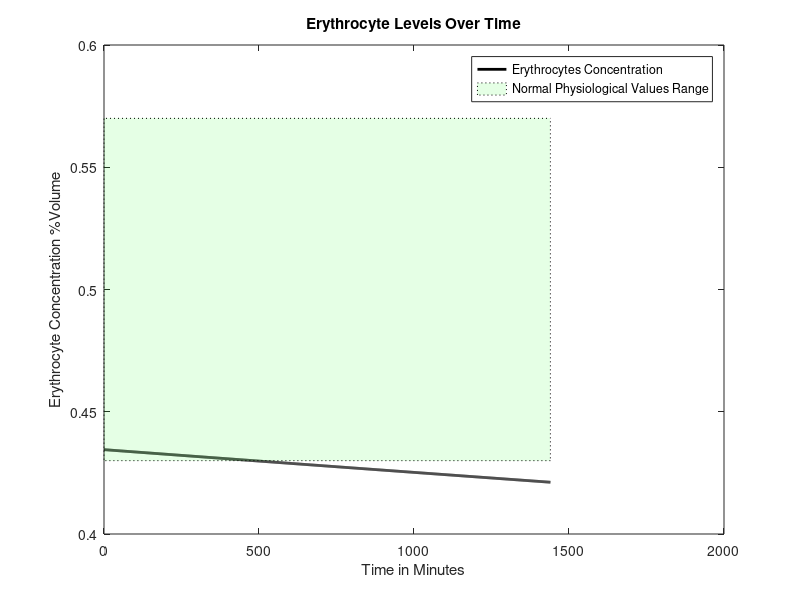
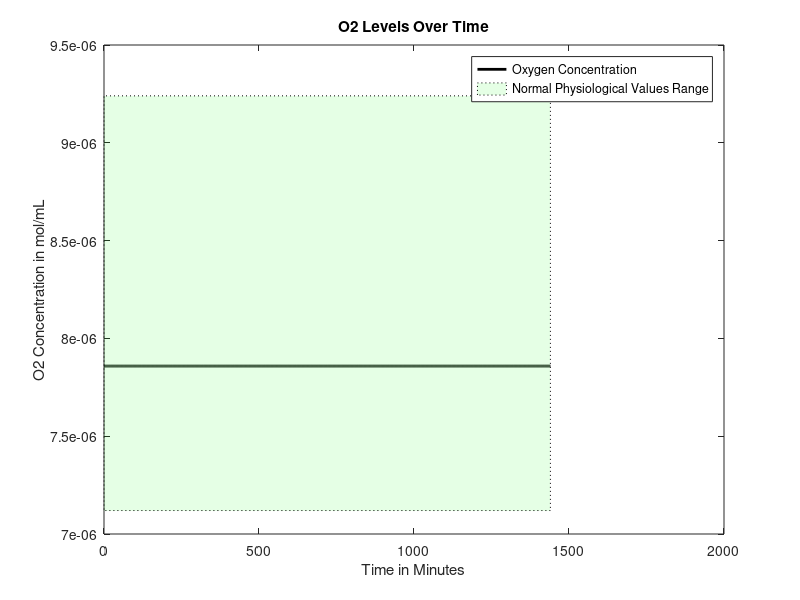
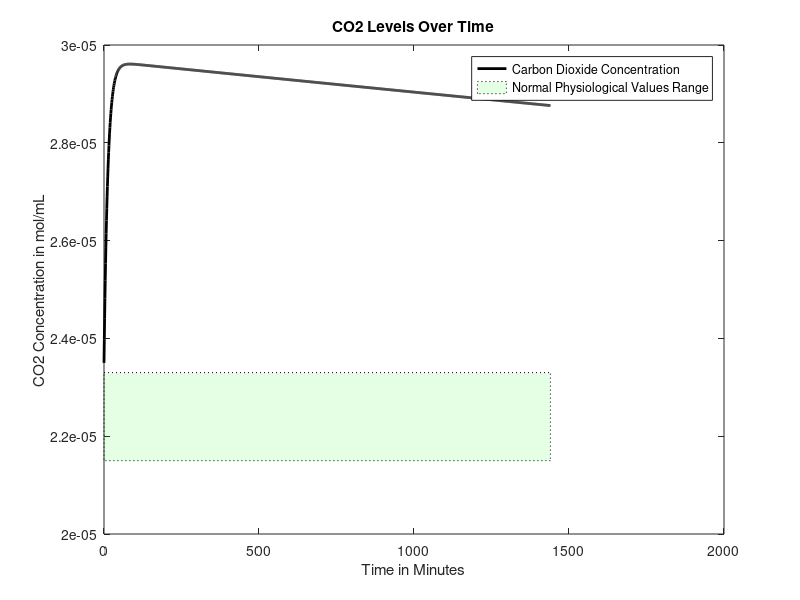
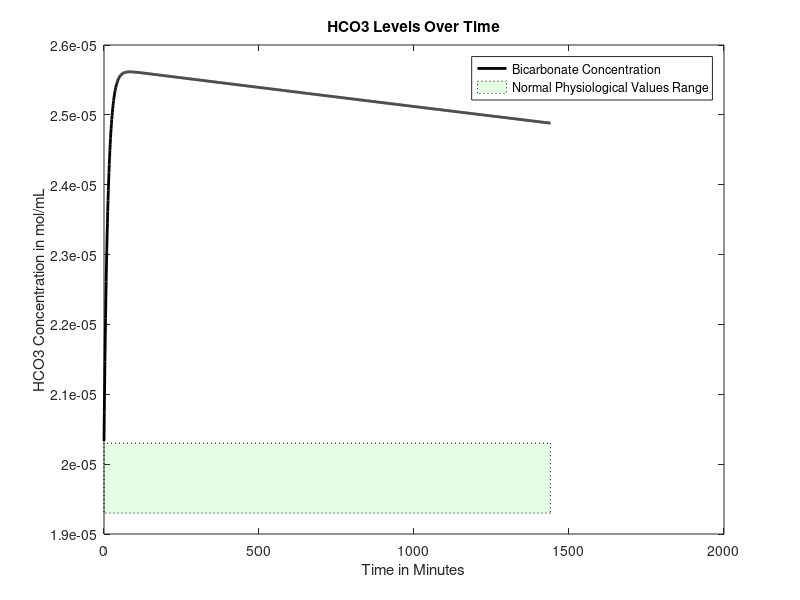

Recreate these plots in MATLAB, in order.
function mainfunctionfinal()

age = 50;%30; %Age in years
gender = 0; %Gender, 0=male, 1=female
mass = 70; %Weight in kg
anemia = 1; %Is the patient anemic? 1 if yes, 0 if no
bleed = 521400000; %Bleeding rate in erythrocytes/min, if anemic
FerritinStores = 0; %Stored moles of iron in liver as ferritin. 0.0179 is standard, but can be adjusted to represent normal levels, severe anemia, or intervention

RQ=0.825;%reaction quotient for the body tissues generally

%if/else statement that sets heart rate based on age, in bpm
if (40>=age) 
    baseheartrate = 60;
else 
    baseheartrate= 70;
end

%Intake of various nutrients included in the model. Can be adjusted to
%represent the patient's diet
carbs=130; %carbs in grams
calciumintake=1000; % calcium intake in milligrams
sodiumintake=500; % sodium intake in milligrams

%if statement that varies iron intake between genders, in order to account
%for differences in diet as well as menstruation in females
if gender==1
    ironintake=8;
else
    ironintake=18;
end

basebloodweight=0.07*mass; %sets mass of blood in the body based on percentage composition of blood and bodyweight
bloodflow0 = 1000*basebloodweight/1.06; %blood flow out of heart per minute in mL, divided by density of 1.06 g/mL 


if gender == 0 %if loop sets volume percentage of red blood cells based on gender
    cE0 = 0.4345;
elseif gender == 1
    cE0 = 0.402;
end

basehemoglobin=34.52243959*basebloodweight*10*cE0; %total hemoglobin, in grams, that is initially  present in the body
hemoglobin=basehemoglobin;
valueofhemoglobin=hemoglobin;
%set concentration of O2 and CO2 in mol/mL at BTP in venous blood
cO2 = 0.00000785855;
cCO2 = 0.0000235;
%concentration of bicarbonate in venous blood, in mol/L
cHCO3 = 0.00002033;
%concnetartion of glucose in mol/mL
cGlucose = 0.0000055;
%Na concentration in mol/mL
cNa = 0.000137;
%Concentration of Ca in mol/mL
cCa = 0.00000248;
%Concentration of iron in mol/mL
cIron = 7.2231e-06;

% cvector = concentration vector, [cE, cNa, cCa, cIron, cGlucose, cO2,
% cCO2, cHCO3], where c = "concentration of", and the letters are our
% components
cvector0 = [cE0 cO2 cCO2 cHCO3 cGlucose cNa cCa cIron]; %concentration in the blood, in moles? mL/mL of blood

%initialize tracking vectors for all components, for graphing purposes
cEtrack=[cvector0(1)];
cO2track=[cvector0(2)];
cCO2track=[cvector0(3)];
cHCO3track=[cvector0(4)];
cGlucosetrack=[cvector0(5)];
cNatrack=[cvector0(6)];
cCatrack=[cvector0(7)];
cIrontrack=[cvector0(8)];
heartratetrack = [baseheartrate];
bloodflowvec=[bloodflow0];
hemovec=[valueofhemoglobin];

%base blood pressure and associated vector, begins at an average of 100
%mmHg
baseBP=100;
BPvec=[baseBP];
for loop=1:1440
    
    %heart rate changes based on erythrocyte concentration in order to
    %maintain nutrient supply to the body
    heartrate=(baseheartrate*cE0*basebloodweight)/(cvector0(1)*basebloodweight);
    bloodflow0 = (heartrate/baseheartrate)*(1000*basebloodweight/1.06);
    
    
    %Run initial venous blood through the heart
    [bloodflow, cvector, Ci] = lungs(bloodflow0, cvector0, anemia, basehemoglobin, hemoglobin);
    %Run blood from lungs to the heart
    [bloodflow, cvector1] = heart(bloodflow, cvector, mass, Ci, basehemoglobin, hemoglobin);
   
    
    
    %Volumetric flow rate in and out of liver (mL/min)
    %Vi=Vj=V=100mL/min per 100g liver
    
    if (18<=age) && (age<50)
        V=452+16.34*mass+11.85*age-166*gender;
    else
        V=1390+15.94*mass-12.86*age;
    end
    
    %These three values are the blood flows that go from the heart to each
    %organ
    BFbraini=0.15*bloodflow;
    BFliveri=V;
    BFotherbloodi=bloodflow-BFbraini-0.3*BFliveri;
    %Process each of these three blood flows in their respective organs
    [BFbrainj, cvectorbrainj] = brain(BFbraini, cvector1, mass, Ci, basehemoglobin, hemoglobin);
    
    [BFotherbloodj, cvectorotherbloodj] = otherblood(BFotherbloodi, cvector1, carbs, calciumintake, sodiumintake, ironintake, Ci, RQ, anemia, bleed, basehemoglobin, hemoglobin);
    
    Mvectorotherbloodliver=0.7*V*cvectorotherbloodj;
    Mvectorheart=0.3*V*cvector1;
    cvectorliverin=(Mvectorotherbloodliver+Mvectorheart)/V;
    
    [BFliverj, cvectorliverj, FerritinStores1] = liver(BFliveri,cvectorliverin,gender,mass,Ci,FerritinStores, basehemoglobin, hemoglobin);
    %Redirect blood from liver to other blood and mix the two
    FerritinStores=FerritinStores1;
    Mvectorotherbloodj=(cvectorotherbloodj*(BFotherbloodj-0.7*V))+(cvectorliverj*BFliverj);
    %Add the blood flow from other blood and liver to get new blood volume
    BFotherbloodj=BFotherbloodj-0.7*V+BFliverj;
    %Weighted average to get a new concentration vector
    cvectorotherbloodj=Mvectorotherbloodj/BFotherbloodj;
    %Send 25% of the blood flow to the kidneys
    BFkidneyi=0.25*(BFbrainj+BFotherbloodj);
    %Subtract blood sent to kidneys from other blood
    BFotherbloodj=BFotherbloodj-BFkidneyi;
    %Have the kidneys process the blood they receive
    [BFkidneyj, cvectorkidneyj] = kidney(BFkidneyi, cvectorotherbloodj,RQ,mass, Ci, V, basehemoglobin, hemoglobin, anemia);
    %Send blood processed in kidneys back to other blood, pool with brain, create Mvector
    Mvectorotherblood=(BFotherbloodj*cvectorotherbloodj)+(BFkidneyj*cvectorkidneyj)+(BFbrainj*cvectorbrainj);
    %Reset the bloodflow back into the lungs to the blood flow we just computed
    bloodflow0=BFotherbloodj+BFkidneyj+BFbrainj;
    bloodflowvec=[bloodflowvec bloodflow0];
    %bloodflow0 = 1000*bloodweight/1.06;
    %Recompute cvector0 by dividing Mvectorotherblood by bloodflow0
    cvector0=Mvectorotherblood/bloodflow0;
    
    cEtrack=[cEtrack cvector0(1)];
    cO2track=[cO2track cvector0(2)];
    cCO2track=[cCO2track cvector0(3)];
    cHCO3track=[cHCO3track cvector0(4)];
    cGlucosetrack=[cGlucosetrack cvector0(5)];
    cNatrack=[cNatrack cvector0(6)];
    cCatrack=[cCatrack cvector0(7)];
    cIrontrack=[cIrontrack cvector0(8)];
    heartratetrack = [heartratetrack heartrate];
    
    %A is a matrix of values across the system, for diagnostic purposes
    A = [cvector; cvector1; cvectorbrainj; cvectorotherbloodj; cvectorliverj; cvectorkidneyj; cvector0];
    %equation that calculates blood pressure based on viscosity
    BP=baseBP*(1.8886*(cvector0(1)/cE0)-0.8886);
    BPvec=[BPvec BP];
    valueofhemoglobin=34.52243959*basebloodweight*10*cvector0(1);
    hemovec=[hemovec valueofhemoglobin];
end


figure
plot(0:loop(end),cEtrack,'k','LineWidth',2, 'DisplayName', 'Erythrocytes Concentration')
title('Erythrocyte Levels Over Time')
xlabel('Time in Minutes')
ylabel('Erythrocyte Concentration %Volume')
v1 = [0 .43; loop(end) .43; loop(end) .57; 0 .57;];
f1 = [1 2 3 4];
patch('Faces',f1,'Vertices',v1,'FaceColor','green','FaceAlpha',.1, 'LineStyle',':', 'DisplayName','Normal Physiological Values Range');
legend


figure
plot(0:loop(end),cO2track,'k','LineWidth',2, 'DisplayName', 'Oxygen Concentration')
title('O2 Levels Over Time')
xlabel('Time in Minutes')
ylabel('O2 Concentration in mol/mL')
v1 = [0 7.12e-6; loop(end) 7.12e-6; loop(end) 9.24e-6; 0 9.24e-6;];
f1 = [1 2 3 4];
patch('Faces',f1,'Vertices',v1,'FaceColor','green','FaceAlpha',.1,'LineStyle',':', 'DisplayName','Normal Physiological Values Range');
legend

figure
plot(0:loop(end),cCO2track,'k','LineWidth',2, 'DisplayName', 'Carbon Dioxide Concentration')
title('CO2 Levels Over Time')
xlabel('Time in Minutes')
ylabel('CO2 Concentration in mol/mL')
v1 = [0 2.15e-5; loop(end) 2.15e-5; loop(end) 2.33e-5; 0 2.33e-5;];
f1 = [1 2 3 4];
patch('Faces',f1,'Vertices',v1,'FaceColor','green','FaceAlpha',.1, 'LineStyle',':', 'DisplayName','Normal Physiological Values Range');
legend

figure
plot(0:loop(end),cHCO3track,'k','LineWidth',2, 'DisplayName', 'Bicarbonate Concentration')
title('HCO3 Levels Over Time')
xlabel('Time in Minutes')
ylabel('HCO3 Concentration in mol/mL')
v1 = [0 1.93e-5; loop(end) 1.93e-5; loop(end) 2.03e-5; 0 2.03e-5;];
f1 = [1 2 3 4];
patch('Faces',f1,'Vertices',v1,'FaceColor','green','FaceAlpha',.1, 'LineStyle',':', 'DisplayName','Normal Physiological Values Range');
legend

figure
plot(0:loop(end),cGlucosetrack,'k','LineWidth',2, 'DisplayName', 'Glucose Concentration')
title('Glucose Levels Over Time')
xlabel('Time in Minutes')
ylabel('Glucose Concentration in mol/mL')
v1 = [0 3.8855e-6; loop(end) 3.8855e-6; loop(end) 9.991e-6; 0 9.991e-6;];
f1 = [1 2 3 4];
patch('Faces',f1,'Vertices',v1,'FaceColor','green','FaceAlpha',.1, 'LineStyle',':', 'DisplayName','Normal Physiological Values Range');
legend

figure
plot(0:loop(end),cNatrack,'k','LineWidth',2, 'DisplayName', 'Sodium Concentration')
title('Na Levels Over Time')
xlabel('Time in Minutes')
ylabel('Na Concentration in mol/mL')
v1 = [0 1.35e-4; loop(end) 1.35e-4; loop(end) 1.45e-4; 0 1.45e-4;];
f1 = [1 2 3 4];
patch('Faces',f1,'Vertices',v1,'FaceColor','green','FaceAlpha',.1, 'LineStyle',':', 'DisplayName','Normal Physiological Values Range');
legend

figure
plot(0:loop(end),cCatrack,'k','LineWidth',2, 'DisplayName', 'Calcium Concentration')
title('Ca Levels Over Time')
xlabel('Time in Minutes')
ylabel('Ca Concentration in mol/mL')
v1 = [0 2.2e-6; loop(end) 2.2e-6; loop(end) 2.7e-6; 0 2.7e-6;];
f1 = [1 2 3 4];
patch('Faces',f1,'Vertices',v1,'FaceColor','green','FaceAlpha',.1, 'LineStyle',':', 'DisplayName','Normal Physiological Values Range');
legend

figure
plot(0:loop(end),cIrontrack,'k','LineWidth',2, 'DisplayName', 'Iron Concentration')
title('Iron Levels Over Time')
xlabel('Time in Minutes')
ylabel('Iron Concentration in mol/mL')

figure
plot(0:loop(end),hemovec,'k','LineWidth',2, 'DisplayName', 'Iron Concentration')
title('Hemoglobin Levels Over Time')
xlabel('Time in Minutes')
ylabel('Hemoglobin in g')

figure
plot(0:loop(end),BPvec,'k','LineWidth',2, 'DisplayName', 'Iron Concentration')
title('Average Blood Pressure Over Time')
xlabel('Time in Minutes')
ylabel('Blood Pressure in mmHg')
end

function [bloodout, Cout, Ci] = lungs(vblood, Cvector, anemia, basehemoglobin, hemoglobin)


Cout = [];

Co = 0.21e-4; %concentration of oxygen in alveoli (21% b/c air)
P = 7.39e-3*60; %cm/min, membrane permeability constant for alveoli
if anemia == 1
    A = 1000000; %cm^2, surface area of alveoli under extreme conditions
else
    A = 700000; %cm^2, surface area of alveoli under normal conditions
end
Ci = (Cvector(2)*0.08206*310.15)/(0.0526*1000); %mL/mL, concentration of oxygen in blood, convert mol to mL
                                                %with partial pressure of
                                                %oxygen going into lungs
                                                %(40 mmHg)
ViO2 = P*A*(Co - Ci); %mL/min
ViO2 = ViO2*(hemoglobin/basehemoglobin);
%convert ViO2 to mol/min
niO2 = (ViO2*1)/(0.08206*310.15); %mol/min; convert mL to mol with pressure being atmospheric pressure
niO2 = niO2/15; %divide molar flow rate by respiratory rate
C = niO2/(vblood*1.5); %mol/mL, divide by conversion factor of 1.5

Ci = C*vblood*(hemoglobin/basehemoglobin); %concentration of oxygen from which other organs consume

nO2i = vblood*Cvector(2) + Ci;
nO2cons = 0.05*Ci/(hemoglobin/basehemoglobin);
nO2j = nO2i - nO2cons; %oxygen out, mol/min
Cout(2) = nO2j/vblood; %mol/mL


% Finding volumetric flow rate out of carbon dioxide
nCO2i = vblood*Cvector(3);
nCO2cons = nCO2i*(1-(48/52)); %vblood(mL/min) and concentration of blood consumed (mol/mL)
nCO2j = nCO2i - nCO2cons; %CO2 out, L/min
Cout(3) = nCO2j/vblood;


% Finding volumetric flow rate out of bicarbonate
rHCO3CO2 = Cvector(4)/Cvector(3); %ratio of bicarbonate to carbon dioxide in blood leaving lungs
nHCO3j = rHCO3CO2*nCO2j; %HCO3 out, mol/min
Cout(4) = nHCO3j/vblood;

% Finding volumetric flow rate out of calcium
Cout(7) = Cvector(7); %calcium out, L/min

Cout(8) = Cvector(8); %iron concentration doesn't change in lungs
% Finding volumetric flow rate out of sodium
Cout(6) = Cvector(6); %sodium out, L/min

% Finding volumetric flow rate out of erythrocytes
Cout(1) = Cvector(1);

% Finding volumetric flow rate out of glucose

nglucosecons = nO2cons/6; %molar flow rate of glucose consumed, mol/min, in terms of O2 consumed
nGlucosei = Cvector(5)*vblood;
nGlucosej = nGlucosei - nglucosecons; %molar flow rate of glucose out, mol/min
Cout(5) = nGlucosej/vblood;
bloodout = vblood;
end

function [bloodflowj, cvectorj] = brain(bloodflowi, cvectori, mass, Ci, basehemoglobin, hemoglobin)
%Blood volume conserved
bloodflowj=bloodflowi;

brainmass=0.02*mass*1000; %gives brain mass in grams as 2% body mass
Mvector=bloodflowi*cvectori;
%Create a null vector for cvectorj
cvectorj=zeros(1,8);
%Sets inflows equal to outflows for erythrocytes, Na, Ca, Iron
cvectorj(1)=cvectori(1);
cvectorj(6)=cvectori(6);
cvectorj(7)=cvectori(7);
cvectorj(8)=cvectori(8);

%Consume oxygen at 18.4% of intake rate
MO2j=Mvector(2)-0.184*Ci;
%Consume glucose at a rate of 5.6 mg per 100g brain mass per minute
MGlucosej=Mvector(5)-(0.00003108*(brainmass/100));%moles of glucose in - glucose requirements per mon in moles/minute
%Calculate CO2 produced based on glucose consumed via respiration equation
MCO2j=Mvector(3)+6*(0.6660746/1440);
%Calculate HCO3 made when the CO2 is produced
rHCO3CO2=Mvector(4)/Mvector(3); %ratio of bicarbonate to carbon dioxide in blood leaving lungs
HCO3j=Mvector(4)+rHCO3CO2*6*(0.6660746/1440);

%Calculate values above as concentrations and add them to cvectorj
cvectorj(2)=MO2j/bloodflowj;
cvectorj(5)=MGlucosej/bloodflowj;
cvectorj(3)=MCO2j/bloodflowj;
cvectorj(4)=HCO3j/bloodflowj;

end

function [outflow, Cout] = heart(flow,Cvector,weight, Ci, basehemoglobin, hemoglobin)

Cout = [];

% Finding concentration out of glucose
Cout(5)=Cvector(5);
% Finding concentration out of erythrocytes
Cout(1)=Cvector(1);
% Finding concentration out of sodium
Cout(6)=Cvector(6);
% Finding concentration out of iron
Cout(8)=Cvector(8);
% Finding concentration out of calcium
Cout(7)=Cvector(7);

heartmass = weight*.003;
nO2cons = 0.116*Ci/(hemoglobin/basehemoglobin); %mL/min*mol/mL=mol/min
Cout(2) = (Cvector(2)*flow - nO2cons)/flow;
CO2gen = .7*nO2cons; %using respiratory quotient in the heart
Cout(3) = (Cvector(3)*flow + CO2gen)/flow;
rHCO3CO2 = Cvector(4)/Cvector(3); %ratio of bicarbonate to carbon dioxide in blood leaving lungs
nHCO3j = rHCO3CO2*CO2gen; %HCO3 out, mol/min
Cout(4) = (Cvector(4)*flow + nHCO3j)/flow;

outflow = flow;
end




function [bloodflowj, cvectorout, FerritinStores1]=liver(V,cvectori,G,mass,Ci,FerritinStores, basehemoglobin, hemoglobin)
%This function will deliver output volumetric flow rates for the concentration of
%the 8 components (mol/mLmin) out of the liver
%Input: G=Gender (1 if female, 0 if male)
%W=weight of person (kg); A=age of person (years)
%cvectorout=[cE,cO2,cCO2,cHCO3,cGlucose,cNa,cCa,cFe)

%Initializes cvectorout
cvectorout=[0,0,0,0,0,0,0,0];



%Calculates concentration flow rate of red blood cells out
%p=blood density in amount per mL
%Vbody=Volume of body in mL. Calculating assuming 7% of total body weight
%is blood, then divided by density of blood to find volume of blood
%RBCj=raw numerical flow rate of red blood cells out/min
%RBCi=raw numerical flow rate of RBC in/min
%nRBCj=molar flow rate of RBC out/min
%RBCcons=consumption rate of RBC/min
%No generation of RBC in liver

p=1.2e10; %number of red blood cells per mL of PURE red blood cells

%Calculate volume of the body
Vblood=0.07*mass*1000/1.056;
%Calculate the number of RBCs entering liver based on concentration,
%flow rate, and pure RBC density
RBCi=p*V*cvectori(1);

%Consume 0.8% of RBCs based on body size
RBCcons=5.55555e-6*cvectori(1)*Vblood;
%Find pure volume of RBCs now present based on number and density
VRBCj=(RBCi-RBCcons)/p;
%Calculate volume of plasma that entered
Vplasma=V*(1-cvectori(1));
%Calculate new concentrations based on volumeRBCs/total volume
cvectorout(1)=VRBCj/(VRBCj+Vplasma);
%Bloodflow out = blood cells out + plasma volume
bloodflowj=V;%Vplasma+VRBCj;

%Calculates concentration flow rate of O2 out
%No generation of O2
%nO2i=molar flow rate of O2/min in
%nO2j=molar flow rate of O2/min out
%nO2cons=molar consumption rate of O2/min
nO2i= cvectori(2)*V;
nO2cons=0.204*Ci/(hemoglobin/basehemoglobin);
nO2j=nO2i-nO2cons;
cvectorout(2)=nO2j/V;

%Calculates the required intake of protein in grams/min given a
%person's demographic information
%dprotein=daily protein intake in g/day
%protein=protein intake in g/min
dprotein=0.8*mass;
protein=dprotein/1440;

%Calculates concentration flow rate of CO2 out
%nCO2i=molar flow rate of CO2/min in
%nCO2j=molar flow rate of CO2/min out
%nCO2gen=molar flow rate of CO2/min generated
%RQ=Respiratory Quotient=mol CO2 produced/mol O2 consumed
RQ=0.825;
rHCO3CO2 = cvectori(4)/cvectori(3);
nCO2gen=RQ*nO2cons;
nCO2i=cvectori(3)*V;
nCO2j=nCO2i+nCO2gen-((protein/100)/rHCO3CO2);
cvectorout(3)=nCO2j/V;


%Calculates the concentration flow rate of Bicarbonate out
%Assume no generation of bicarbonate
%1mole bicarbonate ions consumed by liver per 100g protein/day
%rHCO3CO2 = cvectori(4)/cvectori(3); %ratio of bicarbonate to carbon dioxide in blood leaving lungs
nHCO3gen = rHCO3CO2*nCO2gen; %HCO3 out, mol/min
nHCO3i=cvectori(4)*V;
nHCO3j=nHCO3i-(protein/100)+nHCO3gen;
cvectorout(4)=nHCO3j/V;

%Calculates the concentration flow rate of Na+ out
%Assume no generation of Na+, only in, out, and consumption
%nNai=molar flow rate of sodium in
%nNacons=molar flow rate of sodium consumed given that 10% of bile salts
%are consumed, approx 600mL are produced per day, and there are 135mM Na+
%ions in bile.
%nNaj=molar flow rate of sodium out
nNacons=9.375e-9;
nNai=cvectori(6)*V;
nNaj=nNai-nNacons;
cvectorout(6)=nNaj/V;

%Calculates the concentration flow rate of Ca2+ out
%Assume no generation nor consumption.
%cCai=concentration flow rate of Ca2+ in mol/mLmin in
%cCaj=concentration flow rate of Ca2+ in mol/mLmin out
cvectorout(7)=cvectori(7);
%Calculates the concentration flow rate of Fe out
%Assume no generation of Ca2+

%Equation for consumption of glucose by the liver
consumeorgenerate=0.8144*(cvectori(5)*10^6)^3-9.622*(cvectori(5)*10^6)^2+108.74*(cvectori(5)*10^6)-480.69;
scalingterm = 300/(26*mass*10^-6);
if consumeorgenerate < 0
    nGlucosegen=abs(consumeorgenerate)/scalingterm;
    nGlucosecons=0;
elseif consumeorgenerate > 0
    nGlucosecons=abs(consumeorgenerate)/scalingterm;
    nGlucosegen=0;
else
    nGlucosegen=0;
    nGlucosecons=0;
end
nGlucosebasalcons = nO2cons/6;
nGlucosei = cvectori(5)*V;
nGlucosej = nGlucosei + nGlucosegen - nGlucosecons - nGlucosebasalcons;
cvectorout(5) = nGlucosej/V;

% Iron gets packaged into ferritin in the liver, to be stored and used
% later if we run low


%determine molar flow rate of iron in
Mironin=V*cvectori(8);
Mirondif=(V*7.2231e-06)-Mironin;%this number is desired steady state iron concentration in the blood

%If statement extracts excess iron from blood and stores it as ferritin,
%supplies iron-deficient blood with iron until ferritin stores are depleted
if Mirondif < 0
    FerritinStores1=FerritinStores-Mirondif;
    cvectorout(8)=7.2231e-06;
    
elseif Mirondif == 0
    cvectorout(8)=cvectori(8);
    FerritinStores1=FerritinStores;
    
elseif FerritinStores > Mirondif && Mirondif>0
    Mironadd=Mirondif;
    FerritinStores1=FerritinStores-Mironadd;
    cvectorout(8)=(Mironadd+Mironin)/V;

elseif FerritinStores < Mirondif && Mirondif>0
    Mironadd=FerritinStores;
    cvectorout(8)=(Mironadd+Mironin)/V;
    FerritinStores1=0;
    
elseif FerritinStores == Mirondif && Mirondif>0
    FerritinStores1=0;
    Mironadd=FerritinStores;
    cvectorout(8)=(Mironadd+Mironin)/V;

elseif FerritinStores == 0 && Mirondif>0
    FerritinStores1=0;
    cvectorout(8)=cvectori(8);
end

end


function [bloodflowj, cvectorj] = kidney(bloodflowi, cvectori, RQ, mass, Ci, V, basehemoglobin, hemoglobin, anemia)
T=1440;%Multiplier that scales up the time period of interest to one day (required for glucose equation)
Kidneymass=(300/70000)*mass; %mass of the kidneys combined in grams

%Initialize all intakes
Mvector=bloodflowi*cvectori;
bloodflowj=bloodflowi;

%Consume relevant compounds to create outlet values

%Erythrocytes and iron are conserved in the kidney
MEj=Mvector(1);
MIronj=Mvector(8);

%Oxygen is consumed 
MO2j=Mvector(2)-(0.072*Ci/(hemoglobin/basehemoglobin));



PNaconc=cvectori(6)*1e6; %plasma sodium concentration, converted to mmol/L for computations
Naremoved=0.0003*exp(0.0817*PNaconc);%sodium removed, micromol per minute
MNaremoved=Naremoved/1e6;%sodium removed in moles
MNaj = Mvector(6) - MNaremoved;

%Equations which calculate consumption of calcium

x = (1000*.26)/(1000*40.08*1440);
y = (17/5)*(bloodflowi-((3/34)*V));
b = (((x/y)*(y-(.7*V))+(((.7*x)/y)*V))*(y+(.3*V)-bloodflowi))/((y+(.3*V)));
c = (1-(bloodflowi/(y+(.3*V)-bloodflowi)));
MCaj= Mvector(7) - ((((x/y)*(y-(.7*V))+(((.7*x)/y)*V))*(y+(.3*V)))/((y+(.3*V))));

%Calculate consumption of glucose
MGlucosej=Mvector(5)-(Mvector(5)*(0.226/((Mvector(5))*T)));
%Calculate entry ratio of bicarbonate to CO2
rHCO3O2=Mvector(4)/Mvector(3);
if anemia == 1
    MHCO3cons = 0;
    MCO2cons = 0;
else
    MHCO3cons = 0;
    MCO2cons = 0;
end
MCO2j=Mvector(3)+((Mvector(2)-MO2j)*RQ)-MCO2cons;
MHCO3gen=rHCO3O2*((Mvector(2)-MO2j)*RQ);
MHCO3j=Mvector(4)+MHCO3gen-MHCO3cons;
%Recompute all concentrations using original mass of blood and new values

cIronj=MIronj/bloodflowj;
cNaj=MNaj/bloodflowj;
cO2j=MO2j/bloodflowj;
cCO2j=MCO2j/bloodflowj;
cEj=MEj/bloodflowj;
cGlucosej=MGlucosej/bloodflowj;
cHCO3j=MHCO3j/bloodflowj;
cCaj=MCaj/bloodflowj;

cvectorj=[cEj cO2j cCO2j cHCO3j cGlucosej cNaj cCaj cIronj];

end

function [outflow, Cout] = otherblood(flow, Cin, carbs, calciumintake, sodiumintake, ironintake, Ci, RQ, anemia, bleed, basehemoglobin, hemoglobin)
Cout = [];
outflow=flow;

%Accounts for the bleeding of a certain volume at a steady rate when the
%patient is anemic    
if anemia == 0
    Cout(1) = Cin(1);
    ironout=0;
else
    RBCin = flow*Cin(1)*1.2e10;
    vRBCin = flow*Cin(1);
    %Number of Red blood cells lost per minute, can be adjusted based on
    %intensity of bleeding at top of code
    RBClost = bleed;
    RBCout = RBCin - RBClost;
    vRBCout = RBCout/(1.2e10);
    ironout=1.197929*RBClost/1.2e10*1.79067e-5;
Cout(1) = vRBCout/outflow; 
end

Cout(2) = (Cin(2)*flow-(0.374*Ci/(hemoglobin/basehemoglobin)))/flow;%-CO2cons;
nCO2gen = 0.374*Ci*RQ;
Cout(3) = (Cin(3)*flow + nCO2gen)/flow;
rHCO3CO2 = Cin(4)/Cin(3);
Cout(4) = (Cin(4)*flow + nCO2gen*rHCO3CO2)/flow;
Cout(5) = (flow*Cin(5) + (.8*carbs)/(180.156*1440))/flow; %130g of carbs, 80 percent is directly translated to glucose, 20% is fructose and galactose which goes to the liver and may be converted to glucose at a later stage
Cout(6) = (flow*Cin(6) + (sodiumintake/(700*22.99*1440)))/flow; %500 mg of sodium needed for vital functions so start with sodium intake being 500 mg
if anemia == 0
    Cout(7) = (flow*Cin(7) + (calciumintake*.26)/(1000*40.08*1440))/flow; %calcium intake should be around 1000 mg
elseif anemia == 1
    Cainput = (flow*Cin(7) + (calciumintake*.15)/(1000*40.08*1440))/flow; %assume, under anemia, calcium retention rate becomes 15%
    Cagen = ((calciumintake*.11)/(1000*40.08*1440))/flow; %intake from bones because, when we retain less calcuim from diet, the blood maintains steady concentration of calcium by taking calcium from bones
    Cout(7) = Cainput + Cagen;
end
Cout(8) = (flow*Cin(8)+ (ironintake*.18)/(1000*55.845*1440)-1/(1440*1000*55.845)-(ironout))/flow;%iron intake will be approximately 8 mg for males and 18 mg for females
end